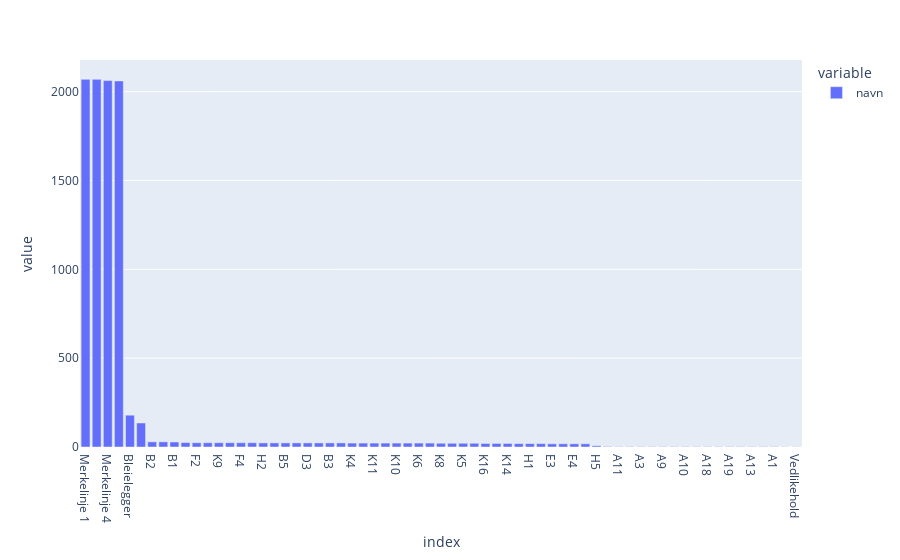

Here is the notebook cell this chart was saved with:
### Code cell
#Plot nr of times maintenance has occored for each machine
df_periodic["navn"].value_counts().plot(kind="bar")

### Figure 1 — Plotly figure (JSON) as saved in the notebook; plotly's stock layout.template omitted (floating-point values rounded to 4 significant figures)
{"data": [{"alignmentgroup": "True", "hovertemplate": "variable=navn<br>index=%{x}<br>value=%{y}<extra></extra>", "legendgroup": "navn", "marker": {"color": "#636efa", "pattern": {"shape": ""}}, "name": "navn", "offsetgroup": "navn", "orientation": "v", "showlegend": true, "textposition": "auto", "type": "bar", "x": ["Merkelinje 1", "Merkelinje 2", "Merkelinje 4", "Merkelinje 3", "Bleielegger", "Finknuse hvit", "B2", "K3", "B1", "D4", "F2", "B4", "K9", "F1", "F4", "D2", "H2", "H3", "B5", "B6", "D3", "D1", "B3", "K1", "K4", "E1", "K11", "D5", "K10", "F3", "K6", "K2", "K8", "F5", "K5", "E2", "K16", "K12", "K14", "K15", "H1", "H4", "E3", "E5", "E4", "K13", "H5", "K7", "A11", "A7", "A3", "A4", "A9", "A6", "A10", "A12", "A18", "A17", "A19", "A2", "A13", "A5", "A1", "A8", "Vedlikehold"], "xaxis": "x", "y": [2069, 2069, 2062, 2060, 179, 135, 29, 29, 28, 25, 24, 24, 24, 24, 24, 24, 23, 23, 23, 23, 23, 23, 23, 23, 22, 22, 22, 22, 22, 22, 22, 22, 21, 21, 21, 21, 20, 20, 20, 19, 19, 19, 18, 18, 18, 18, 7, 3, 2, 2, 2, 2, 2, 2, 2, 2, 2, 2, 2, 2, 2, 2, 2, 1, 1], "yaxis": "y"}], "layout": {"barmode": "relative", "legend": {"title": {"text": "variable"}, "tracegroupgap": 0}, "margin": {"t": 60}, "xaxis": {"anchor": "y", "domain": [0, 1], "title": {"text": "index"}}, "yaxis": {"anchor": "x", "domain": [0, 1], "title": {"text": "value"}}}}
